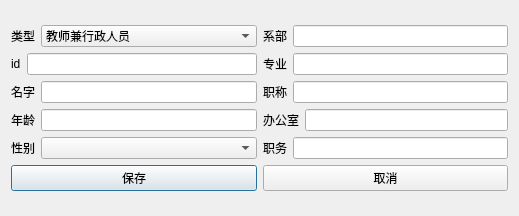
<?xml version="1.0" encoding="UTF-8"?>
<ui version="4.0">
 <class>Dialog</class>
 <widget class="QDialog" name="Dialog">
  <property name="geometry">
   <rect>
    <x>0</x>
    <y>0</y>
    <width>519</width>
    <height>216</height>
   </rect>
  </property>
  <property name="windowTitle">
   <string>Dialog</string>
  </property>
  <layout class="QGridLayout" name="gridLayout">
   <item row="0" column="0">
    <layout class="QVBoxLayout" name="verticalLayout_4">
     <item>
      <layout class="QVBoxLayout" name="verticalLayout_3">
       <item>
        <layout class="QHBoxLayout" name="horizontalLayout">
         <item>
          <layout class="QVBoxLayout" name="verticalLayout">
           <item>
            <layout class="QHBoxLayout" name="type">
             <item>
              <widget class="QLabel" name="typeLabel">
               <property name="text">
                <string>类型</string>
               </property>
              </widget>
             </item>
             <item>
              <widget class="QComboBox" name="typeBox">
               <property name="sizePolicy">
                <sizepolicy hsizetype="Preferred" vsizetype="Fixed">
                 <horstretch>1</horstretch>
                 <verstretch>0</verstretch>
                </sizepolicy>
               </property>
               <item>
                <property name="text">
                 <string>教师兼行政人员</string>
                </property>
               </item>
               <item>
                <property name="text">
                 <string>行政人员</string>
                </property>
               </item>
               <item>
                <property name="text">
                 <string>教师</string>
                </property>
               </item>
               <item>
                <property name="text">
                 <string>实验员</string>
                </property>
               </item>
              </widget>
             </item>
            </layout>
           </item>
           <item>
            <layout class="QHBoxLayout" name="id">
             <item>
              <widget class="QLabel" name="idLabel">
               <property name="sizePolicy">
                <sizepolicy hsizetype="Preferred" vsizetype="Preferred">
                 <horstretch>0</horstretch>
                 <verstretch>0</verstretch>
                </sizepolicy>
               </property>
               <property name="text">
                <string>id</string>
               </property>
              </widget>
             </item>
             <item>
              <widget class="QLineEdit" name="idLineEdit">
               <property name="text">
                <string/>
               </property>
              </widget>
             </item>
            </layout>
           </item>
           <item>
            <layout class="QHBoxLayout" name="name">
             <item>
              <widget class="QLabel" name="nameLabel">
               <property name="text">
                <string>名字</string>
               </property>
              </widget>
             </item>
             <item>
              <widget class="QLineEdit" name="nameLineEdit">
               <property name="text">
                <string/>
               </property>
              </widget>
             </item>
            </layout>
           </item>
           <item>
            <layout class="QHBoxLayout" name="age">
             <item>
              <widget class="QLabel" name="ageLabel">
               <property name="text">
                <string>年龄</string>
               </property>
              </widget>
             </item>
             <item>
              <widget class="QLineEdit" name="ageLineEdit">
               <property name="text">
                <string/>
               </property>
              </widget>
             </item>
            </layout>
           </item>
           <item>
            <layout class="QHBoxLayout" name="gener">
             <item>
              <widget class="QLabel" name="genderLabel">
               <property name="enabled">
                <bool>true</bool>
               </property>
               <property name="sizePolicy">
                <sizepolicy hsizetype="Preferred" vsizetype="Preferred">
                 <horstretch>0</horstretch>
                 <verstretch>0</verstretch>
                </sizepolicy>
               </property>
               <property name="baseSize">
                <size>
                 <width>0</width>
                 <height>0</height>
                </size>
               </property>
               <property name="text">
                <string>性别</string>
               </property>
              </widget>
             </item>
             <item>
              <widget class="QComboBox" name="genderBox">
               <property name="sizePolicy">
                <sizepolicy hsizetype="Preferred" vsizetype="Fixed">
                 <horstretch>1</horstretch>
                 <verstretch>0</verstretch>
                </sizepolicy>
               </property>
               <property name="minimumSize">
                <size>
                 <width>50</width>
                 <height>0</height>
                </size>
               </property>
               <property name="editable">
                <bool>false</bool>
               </property>
               <property name="currentIndex">
                <number>0</number>
               </property>
               <item>
                <property name="text">
                 <string/>
                </property>
               </item>
               <item>
                <property name="text">
                 <string>男</string>
                </property>
               </item>
               <item>
                <property name="text">
                 <string>女</string>
                </property>
               </item>
              </widget>
             </item>
            </layout>
           </item>
          </layout>
         </item>
         <item>
          <layout class="QVBoxLayout" name="verticalLayout_2">
           <item>
            <layout class="QHBoxLayout" name="horizontalLayout_2">
             <item>
              <widget class="QLabel" name="label_2">
               <property name="text">
                <string>系部</string>
               </property>
              </widget>
             </item>
             <item>
              <widget class="QLineEdit" name="lineEdit_2"/>
             </item>
            </layout>
           </item>
           <item>
            <layout class="QHBoxLayout" name="horizontalLayout_3">
             <item>
              <widget class="QLabel" name="label_3">
               <property name="text">
                <string>专业</string>
               </property>
              </widget>
             </item>
             <item>
              <widget class="QLineEdit" name="lineEdit_3"/>
             </item>
            </layout>
           </item>
           <item>
            <layout class="QHBoxLayout" name="horizontalLayout_4">
             <item>
              <widget class="QLabel" name="label_4">
               <property name="text">
                <string>职称</string>
               </property>
              </widget>
             </item>
             <item>
              <widget class="QLineEdit" name="lineEdit_4">
               <property name="dragEnabled">
                <bool>false</bool>
               </property>
               <property name="readOnly">
                <bool>false</bool>
               </property>
              </widget>
             </item>
            </layout>
           </item>
           <item>
            <layout class="QHBoxLayout" name="horizontalLayout_5">
             <item>
              <widget class="QLabel" name="label_5">
               <property name="text">
                <string>办公室</string>
               </property>
              </widget>
             </item>
             <item>
              <widget class="QLineEdit" name="lineEdit_5">
               <property name="readOnly">
                <bool>false</bool>
               </property>
              </widget>
             </item>
            </layout>
           </item>
           <item>
            <layout class="QHBoxLayout" name="horizontalLayout_6">
             <item>
              <widget class="QLabel" name="label_6">
               <property name="text">
                <string>职务</string>
               </property>
              </widget>
             </item>
             <item>
              <widget class="QLineEdit" name="lineEdit_6">
               <property name="readOnly">
                <bool>false</bool>
               </property>
              </widget>
             </item>
            </layout>
           </item>
          </layout>
         </item>
        </layout>
       </item>
      </layout>
     </item>
     <item>
      <layout class="QHBoxLayout" name="horizontalLayout_7">
       <item>
        <widget class="QPushButton" name="accept">
         <property name="text">
          <string>保存</string>
         </property>
        </widget>
       </item>
       <item>
        <widget class="QPushButton" name="reject">
         <property name="text">
          <string>取消</string>
         </property>
        </widget>
       </item>
      </layout>
     </item>
    </layout>
   </item>
  </layout>
 </widget>
 <resources/>
 <connections/>
</ui>
